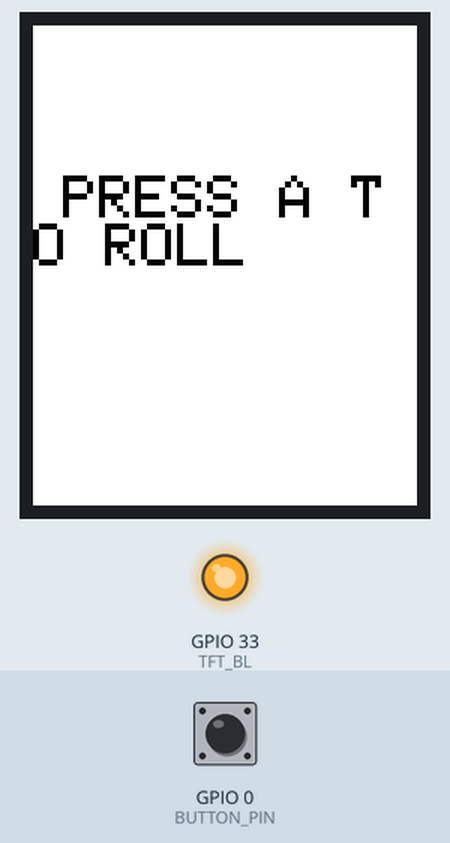
Simulated run of this sketch. Board: ESP32-S3. Parts: 128×160 colour display, output pins drawn as LEDs (lit = HIGH). The inputs (shaded band) are chosen by the test bench; at power-on: GPIO 0 (BUTTON_PIN) HIGH. Random numbers use the default seed unless the sketch sets one.

Above: at 2.9 s.
3.0 s: GPIO 0 (BUTTON_PIN) pulled LOW for 0.15 s
At 4.2 s:
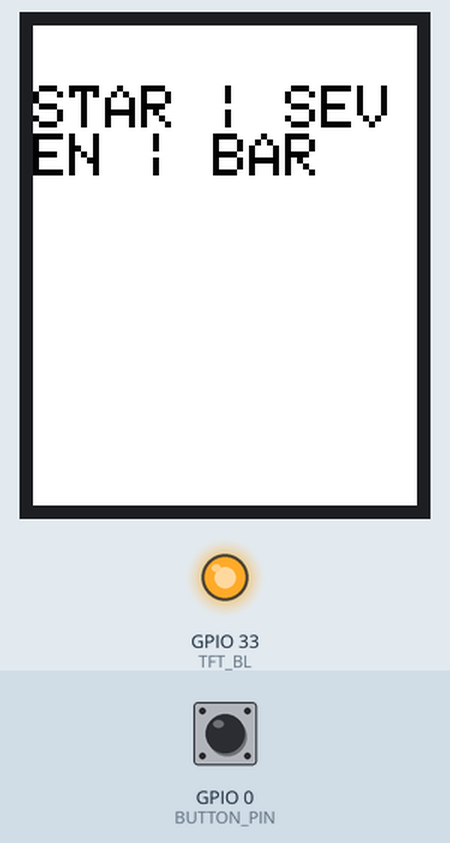
4.6 s: GPIO 0 (BUTTON_PIN) pulled LOW for 1 s
At 6.0 s:
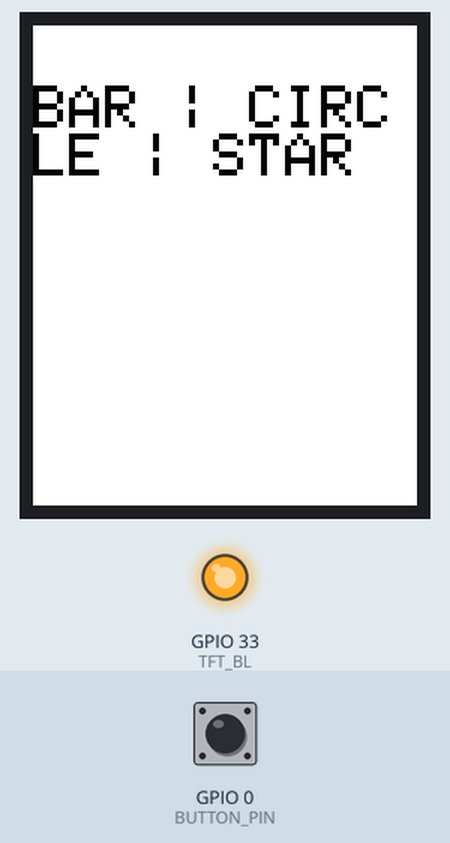
7.1 s: GPIO 0 (BUTTON_PIN) pulled LOW for 0.15 s
At 7.9 s:
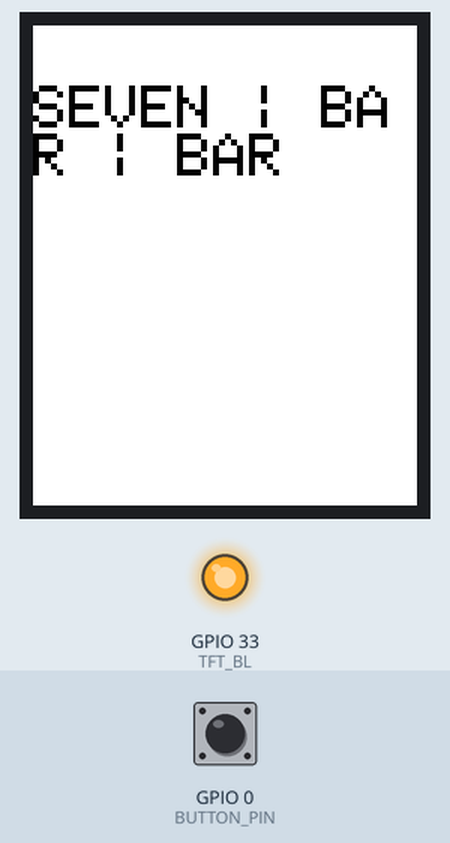
8.7 s: GPIO 0 (BUTTON_PIN) pulled LOW for 3.2 s
At 9.2 s:
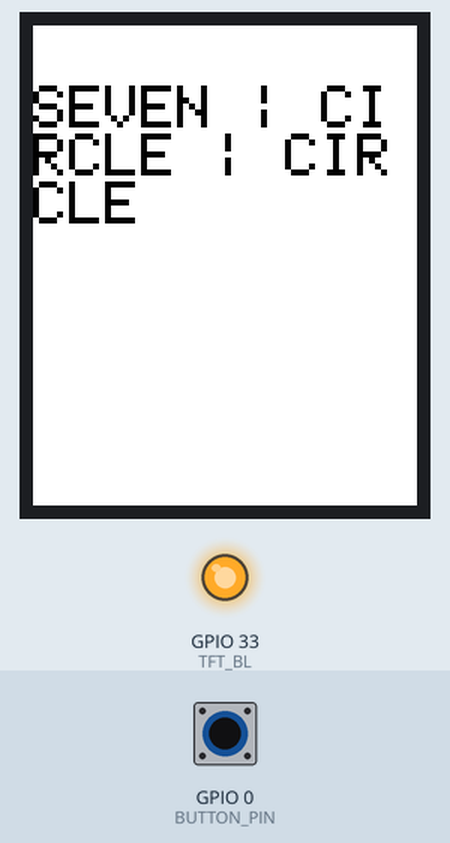
13.4 s: GPIO 0 (BUTTON_PIN) pulled LOW for 0.15 s
At 13.9 s:
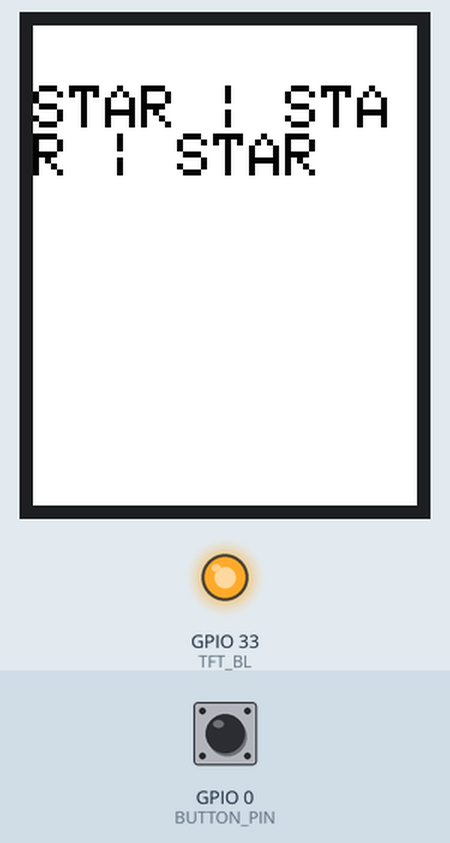
15.0 s: GPIO 0 (BUTTON_PIN) pulled LOW for 1 s
At 16.3 s:
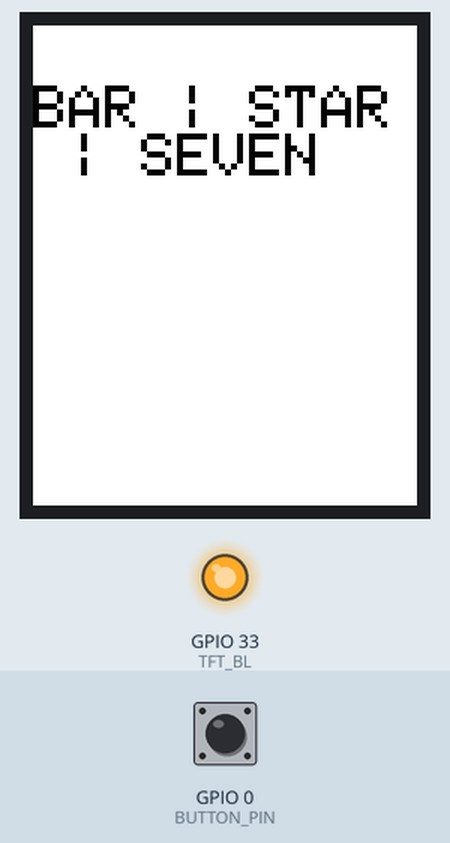
Timing chart, 0 to 18.0 s (numbered marks = the images above; inputs shaded):
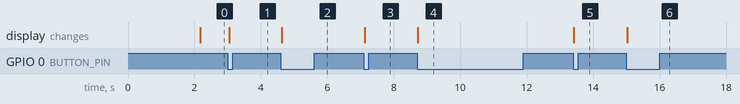

The sketch:

slotmachine.ino
```cpp
 #include <Adafruit_GFX.h>     // Core graphics library
#include <Adafruit_ST7735.h>  // Library for the ST7735 TFT screen
#include <SPI.h>

// Define the pins for your display
#define TFT_CS 35   // Chip select pin
#define TFT_RST 34  // Reset pin
#define TFT_DC 36   // Data/Command pin
#define TFT_BL 33   // Backlight pin (TFT_BL/IO33)
#define BUTTON_PIN 0   // BOOT button on the ESP32-S3

// Create an instance of the display
Adafruit_ST7735 tft = Adafruit_ST7735(TFT_CS, TFT_DC, TFT_RST);

// CONSTANTS
const int NUM_SYMBOLS = 5;
int reels[3];

// Symbol index
const int CIRCLE = 0;
const int SQUARE = 1;
const int STAR = 2;
const int BAR = 3;
const int SEVEN = 4;

// Global Variables
const char* symbol_names[5] = {"CIRCLE", "SQUARE", "STAR", "BAR", "SEVEN"};
const char* slot1 = symbol_names[reels[0]];
const char* slot2 = symbol_names[reels[1]];
const char* slot3 = symbol_names[reels[2]];

void setup() {
  // put your setup code here, to run once:
  Serial.begin(115200);
  delay(2000); // Give the ESP32-S3 native USB time to register on your PC
  // Initialize the backlight pin
  pinMode(TFT_BL, OUTPUT);
  digitalWrite(TFT_BL, HIGH);  // Turn on the backlight

  // Initialize the display

  tft.initR(INITR_BLACKTAB);    // Specific initialization for the ST7735 screen
  tft.fillScreen(ST77XX_WHITE); // clear screen with black background (colors are reversed)

  // Text Settings
  tft.setTextColor(ST77XX_BLACK); // Set text colour
  tft.setTextSize(2);             // Set text size
  tft.setCursor(10, 50);          // Set the position

  tft.print("PRESS A TO ROLL");

  pinMode(0, INPUT_PULLUP);
  while (digitalRead(0) == HIGH) { // check if a pressed
    delay(10);
  }

  tft.fillScreen(ST77XX_WHITE);
}

void loop() {
  if (digitalRead(BUTTON_PIN) == LOW) {   // button pressed
    spin();
    showreels();

    // wait here until the button is let go
    while (digitalRead(BUTTON_PIN) == LOW) {
      delay(10);
    }
    delay(50);
  }
}
void spin() {
  reels[0] = random(5);
  reels[1] = random(5);
  reels[2] = random(5);
}
void showreels() {
  slot1 = symbol_names[ reels[0] ];
  slot2 = symbol_names[ reels[1] ];
  slot3 = symbol_names[ reels[2] ];

  tft.fillScreen(ST77XX_WHITE); // clear screen with black background (colors are reversed)

  tft.setCursor(0, 20);      // x = 0, y = 20 pixels from the top (this is "line 1")
  tft.print(slot1);
  tft.print(" | ");
  tft.print(slot2);
  tft.print(" | ");
  tft.print(slot3);
}
```

Measured:
- after the input at 3.0 s, the display: changes after 0.05 s (image 1)
- after the input at 4.6 s, the display: changes at once (image 2)
- after the input at 7.1 s, the display: changes at once (image 3)
- after the input at 8.7 s, the display: changes at once (image 4)
- after the input at 13.4 s, the display: changes at once (image 5)
- after the input at 15.0 s, the display: changes at once (image 6)
